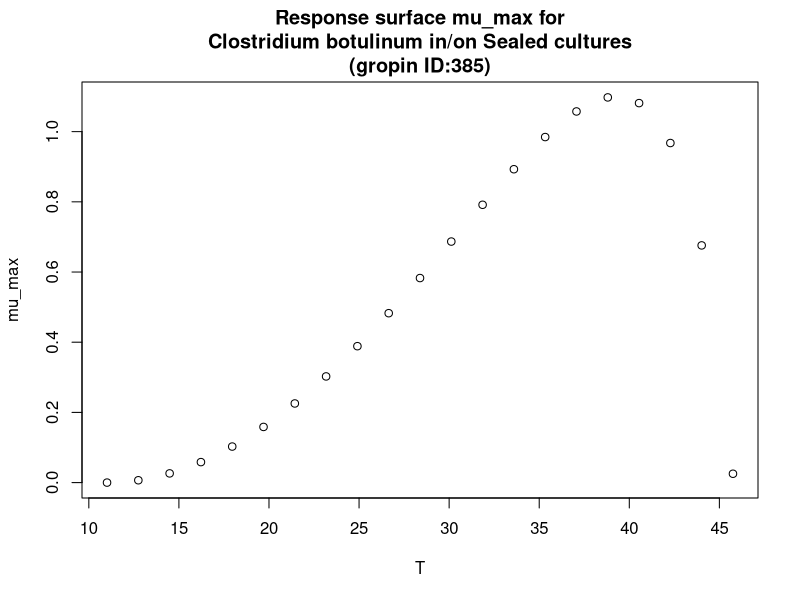

The R script that drew this image:
#############################
# start of Parameter script
#############################
T <- seq(11.011,45.7542457542458,length.out=21)
#############################
# end of Parameter script
#############################
############################# 
# start of Model script Gropin ID 385 
#############################
 
# constant coefficients for this model
 
variables <- data.frame(T)
argumentsPar <- expand.grid(variables)
 
# heart of the model
response_surface <- function(T) {
   mumax <-(1.1*(T-45.8)*((T-11)^2))/((39.3-11)*((39.3-11)*(T-39.3)-(39.3-45.8)*(39.3+11-2*T)))

return(mumax=mumax)
} 

# output parameters
mumax <- cbind(argumentsPar,response_surface(argumentsPar['T']))
colnames(mumax) <- c(colnames(argumentsPar),'mumax')
#############################
# End of Model script
#############################
############################# 
# start of Visualisation script Gropin ID 385 
#############################
plot(T,mumax$mumax,
                          xlab='T',
                          ylab='mu_max',main='Response surface mu_max for
Clostridium botulinum in/on Sealed cultures
(gropin ID:385)')
#############################
# End of Visualisation script
#############################
